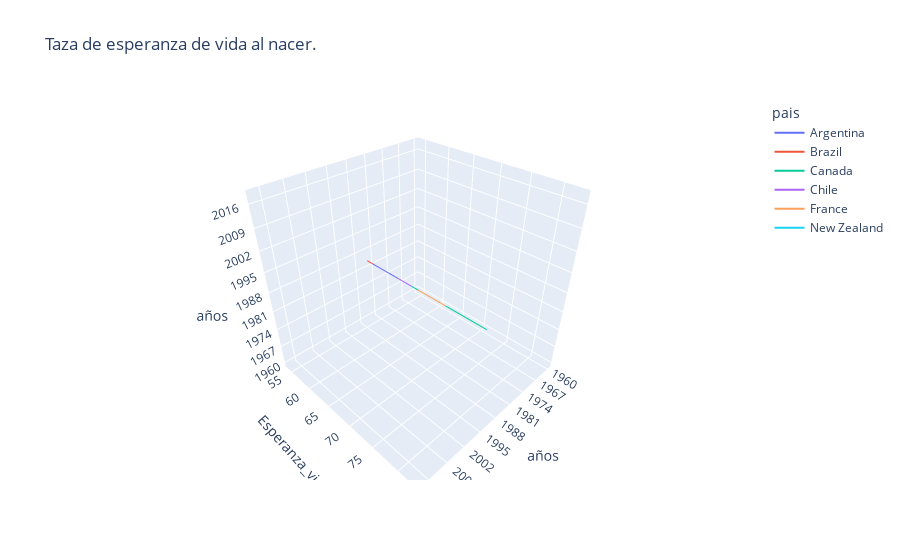

The cell this chart's notebook holds for it:
### Code cell
fig0 = px.line_3d(df_esper_vida,x = df_esper_vida.años, y = df_esper_vida.Esperanza_vida,z=df_esper_vida.años,  
                  color =df_esper_vida.pais,
             title = "Taza de esperanza de vida al nacer.")
fig0.show()
#plot(fig0)
